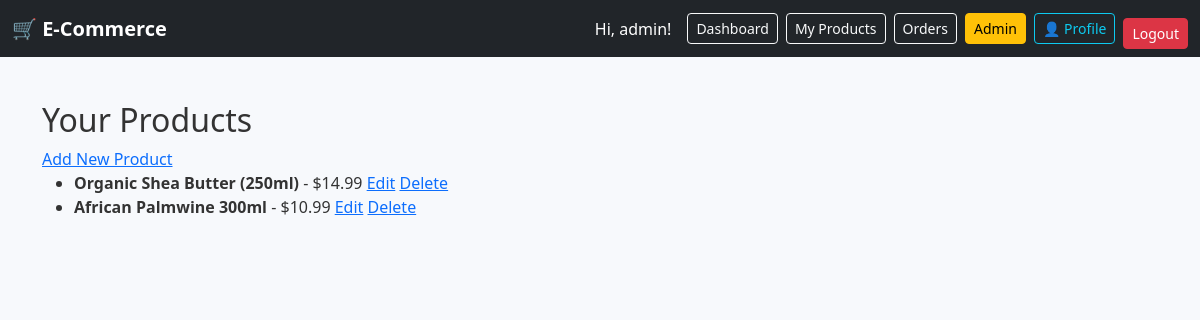
The page /products/seller/ (signed in) on the database its author committed.
### users/models.py (models this page shows)
class CustomUser(AbstractUser):
    ROLE_CHOICES = (
        ('buyer', 'Buyer'),
        ('seller', 'Seller'),
        ('admin', 'Admin'),
    )
    role = models.CharField(max_length=10, choices=ROLE_CHOICES, default='buyer')

### products/models.py (models this page shows, shortened)
class Product(models.Model):
    seller = models.ForeignKey(CustomUser, on_delete=models.CASCADE, limit_choices_to={'role': 'seller'})
    name = models.CharField(max_length=255)
    description = models.TextField()
    price = models.DecimalField(max_digits=10, decimal_places=2)
    rating = models.FloatField(default=0.0)
    image = models.ImageField(upload_to='product_images/')
    stock = models.PositiveIntegerField()

### products/views.py (the view)
# urls.py: path('seller/', seller_products, name='seller-products'),
@login_required
def seller_products(request):
    if request.user.role != 'seller':
        return redirect('home')
    products = Product.objects.filter(seller=request.user)
    return render(request, 'products/seller_products.html', {'products': products})

### templates/products/seller_products.html
{% extends 'base.html' %}
{% block content %}
  <h2>Your Products</h2>
  <a href="{% url 'add-product' %}">Add New Product</a>
  <ul>
    {% for product in products %}
      <li>
        <strong>{{ product.name }}</strong> - ${{ product.price }}
        <a href="{% url 'edit-product' product.pk %}">Edit</a>
        <a href="{% url 'delete-product' product.pk %}">Delete</a>
      </li>
    {% empty %}
      <li>You have no products listed yet.</li>
    {% endfor %}
  </ul>
{% endblock %}

### templates/base.html (shortened to what this page needs)
{% load static %}
<!DOCTYPE html>
<html lang="en">
<head>
    <link href="https://cdn.jsdelivr.net/npm/bootstrap@5.3.2/dist/css/bootstrap.min.css" rel="stylesheet">
    <link rel="stylesheet" href="https://cdnjs.cloudflare.com/ajax/libs/font-awesome/6.5.0/css/all.min.css">
    <link rel="stylesheet" href="{% static 'css/style.css' %}">
</head>
<body>
<nav class="navbar navbar-expand-lg navbar-dark bg-dark">
  <div class="container-fluid">
    <a class="navbar-brand fw-bold" href="{% url 'home' %}">🛒 E-Commerce</a>
    <div class="d-flex align-items-center">
      {% if user.is_authenticated %}
        <span class="text-white me-3">Hi, {{ user.username }}!</span>
        {% if user.role == 'seller' %}
          <a href="/dashboard/" class="btn btn-outline-light btn-sm me-2">Dashboard</a>
          <a href="{% url 'seller-products' %}" class="btn btn-outline-light btn-sm me-2">My Products</a>
          <a href="{% url 'seller-orders' %}" class="btn btn-outline-light btn-sm me-2">Orders</a>
        {% elif user.role == 'buyer' %}
          <a href="{% url 'product-list' %}" class="btn btn-outline-light btn-sm me-2">Shop</a>
          <a href="{% url 'view-cart' %}" class="btn btn-outline-light btn-sm me-2">🛒 Cart</a>
          <a href="{% url 'my-orders' %}" class="btn btn-outline-light btn-sm me-2">🧾 My Orders</a>
        {% endif %}
        {% if user.is_superuser %}
          <a href="/admin/" class="btn btn-warning btn-sm me-2">Admin</a>
        {% endif %}
        <a href="{% url 'profile' %}" class="btn btn-outline-info btn-sm me-2">👤 Profile</a>
        <form action="{% url 'logout' %}" method="post" class="d-inline">
          <button type="submit" class="btn btn-danger btn-sm">Logout</button>
        </form>
      {% else %}
        <a href="{% url 'product-list' %}" class="btn btn-outline-light btn-sm me-2">Browse</a>
        <a href="{% url 'login' %}" class="btn btn-outline-success btn-sm me-2">Login</a>
        <a href="{% url 'register' %}" class="btn btn-outline-info btn-sm">Register</a>
      {% endif %}
    </div>
  </div>
</nav>
<main class="container mt-4">
  {% block content %}{% endblock %}
</main>
</body>
</html>

### static/css/style.css (style rules this page uses)
body { margin: 0; padding: 0; font-family: 'Segoe UI', Tahoma, Geneva, Verdana, sans-serif; background-color: #f7f9fc; color: #333; }
main { padding: 20px; max-width: 1000px; margin: auto; }
button, .button-link { background-color: #3aafa9; color: white; border: none; padding: 10px 16px; font-size: 1rem; border-radius: 6px; cursor: pointer; text-decoration: none; display: inline-block; margin-top: 10px; }

### rows shown on the page
CustomUser: username "admin"
Product: name "Organic Shea Butter (250ml)", price "14.99"
Product: name "African Palmwine 300ml", price "10.99"
